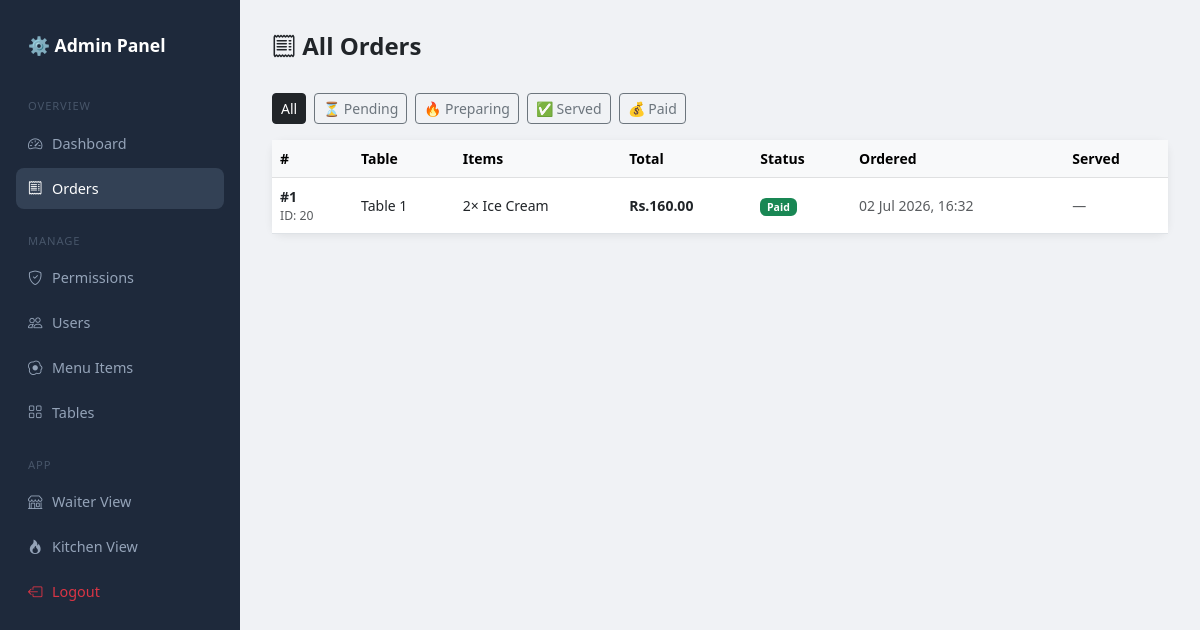
/admin-panel/orders/ (signed in), run on an earlier commit of the app's database.
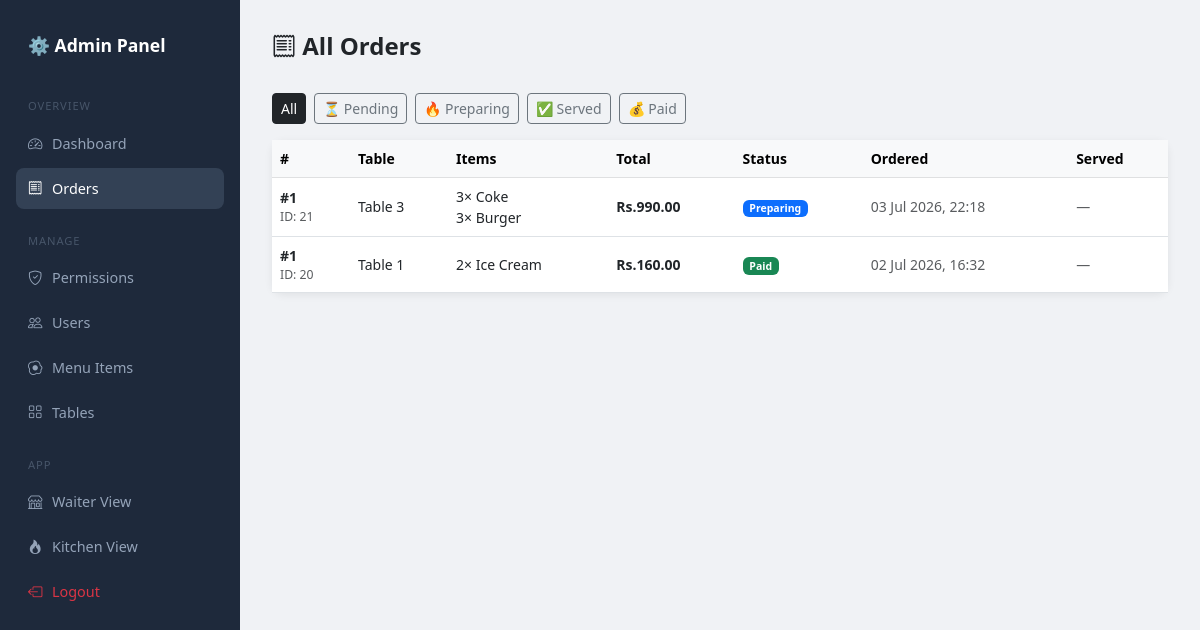
And on a later commit of the database.
### core/models.py (models this page shows, shortened)
class Order(models.Model):
    STATUS_CHOICES = [
        ('pending', 'Pending'),
        ('preparing', 'Preparing'),
        ('served', 'Served'),
        ('paid', 'Paid'),
    ]
    table              = models.ForeignKey(Table, on_delete=models.CASCADE, related_name='orders')
    status             = models.CharField(max_length=20, choices=STATUS_CHOICES, default='pending')
    created_at         = models.DateTimeField(auto_now_add=True)
    updated_at         = models.DateTimeField(auto_now=True)
    served_at          = models.DateTimeField(null=True, blank=True)
    daily_order_number = models.IntegerField(default=0)
    def total_price(self):
        return sum(item.subtotal() for item in self.items.all())

class Table(models.Model):
    number = models.IntegerField(unique=True)
    is_occupied = models.BooleanField(default=False)

class OrderItem(models.Model):
    order      = models.ForeignKey(Order, on_delete=models.CASCADE, related_name='items')
    menu_item  = models.ForeignKey(MenuItem, on_delete=models.CASCADE)
    quantity   = models.PositiveIntegerField(default=1)
    note       = models.TextField(blank=True)
    unit_price = models.DecimalField(max_digits=6, decimal_places=2, default=0)
    def subtotal(self):
        return self.quantity * self.unit_price

class MenuItem(models.Model):
    CATEGORY_CHOICES = [
        ('food', 'Food'),
        ('drink', 'Drink'),
        ('dessert', 'Dessert'),
    ]
    FOOD_TYPE_CHOICES = [
        ('veg',     'Vegetarian'),
        ('non_veg', 'Non-Vegetarian'),
        ('na',      'N/A'),
    ]
    name         = models.CharField(max_length=100)
    price        = models.DecimalField(max_digits=6, decimal_places=2)
    category     = models.CharField(max_length=20, choices=CATEGORY_CHOICES)
    food_type    = models.CharField(max_length=10, choices=FOOD_TYPE_CHOICES, default='na')
    is_available = models.BooleanField(default=True)

### core/views.py (the view)
# urls.py: path('admin-panel/orders/', views.admin_orders, name='admin_orders'),
@role_required('admin')
def admin_orders(request):
    status = request.GET.get('status', '')
    orders = Order.objects.select_related('table').prefetch_related(
        'items__menu_item'
    ).order_by('-created_at')
    if status:
        orders = orders.filter(status=status)
    statuses = [
        ('pending',   '⏳ Pending'),
        ('preparing', '🔥 Preparing'),
        ('served',    '✅ Served'),
        ('paid',      '💰 Paid'),
    ]
    return render(request, 'core/admin/orders.html', {
        'orders': orders, 'status': status, 'statuses': statuses
    })

### core/templates/core/admin/orders.html (shortened to what this page needs)
{% extends 'core/admin/base_admin.html' %}
{% block content %}
<div class="topbar">
    <h4 class="fw-bold mb-0"><i class="bi bi-receipt"></i> All Orders</h4>
</div>
<div class="d-flex gap-2 mb-3 flex-wrap">
    <a href="{% url 'admin_orders' %}"
       class="btn btn-sm {% if not status %}btn-dark{% else %}btn-outline-secondary{% endif %}">
        All
    </a>
    {% for s, label in statuses %}
    <a href="?status={{ s }}"
       class="btn btn-sm {% if status == s %}btn-dark{% else %}btn-outline-secondary{% endif %}">
        {{ label }}
    </a>
    {% endfor %}
</div>
<div class="card">
    <div class="table-responsive">
        <table class="table table-hover align-middle mb-0 small">
            <thead class="table-light">
    <tr>
        <th>#</th>
        <th>Table</th>
        <th>Items</th>
        <th>Total</th>
        <th>Status</th>
        <th>Ordered</th>
        <th>Served</th>
    </tr>
</thead>
<tbody>
    {% for order in orders %}
    <tr>
        <td>
            <strong>#{{ order.daily_order_number }}</strong>
            <small class="text-muted d-block">ID: {{ order.id }}</small>
        </td>
        <td>Table {{ order.table.number }}</td>
        <td>
            {% for item in order.items.all %}
                <div>{{ item.quantity }}× {{ item.menu_item.name }}</div>
            {% endfor %}
        </td>
        <td class="fw-semibold">Rs.{{ order.total_price }}</td>
        <td>
            {% if order.status == 'paid' %}
                <span class="badge bg-success">Paid</span>
            {% elif order.status == 'served' %}
                <span class="badge bg-info">Served</span>
            {% elif order.status == 'preparing' %}
                <span class="badge bg-primary">Preparing</span>
            {% else %}
                <span class="badge bg-warning text-dark">Pending</span>
            {% endif %}
        </td>
        <td class="text-muted">{{ order.created_at|date:"d M Y, H:i" }}</td>
        <td class="text-muted">
            {% if order.served_at %}
                {{ order.served_at|date:"d M Y, H:i" }}
            {% else %}
                —
            {% endif %}
        </td>
    </tr>
    {% empty %}
        <tr>
            <td colspan="7" class="text-center text-muted py-4">No orders found.</td>
        </tr>
    {% endfor %}
</tbody>
        </table>
    </div>
</div>
{% endblock %}

What changed in the data, as far as the page shows it:
added Order: daily_order_number "1", id "21", table.number "3", total_price "990.00", status "Preparing", created_at "03 Jul 2026, 22:18"
added OrderItem: quantity "3", menu_item.name "Coke", shown under "1"
added OrderItem: quantity "3", menu_item.name "Burger", shown under "1"
